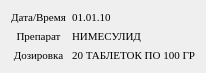
   <widget class="QWidget" name="layoutWidget">
    <property name="geometry">
     <rect>
      <x>91</x>
      <y>1</y>
      <width>194</width>
      <height>56</height>
     </rect>
    </property>
    <layout class="QGridLayout" name="gridLayout_2">
     <item row="0" column="0">
      <widget class="QLabel" name="DateTimeLabel">
       <property name="font">
        <font>
         <family>Times New Roman</family>
         <pointsize>8</pointsize>
        </font>
       </property>
       <property name="text">
        <string>Дата/Время</string>
       </property>
       <property name="alignment">
        <set>Qt::AlignCenter</set>
       </property>
      </widget>
     </item>
     <item row="0" column="1">
      <widget class="QLabel" name="DateTimeLabelValue">
       <property name="font">
        <font>
         <family>Times New Roman</family>
         <pointsize>8</pointsize>
        </font>
       </property>
       <property name="text">
        <string>01.01.10</string>
       </property>
       <property name="alignment">
        <set>Qt::AlignLeading|Qt::AlignLeft|Qt::AlignVCenter</set>
       </property>
      </widget>
     </item>
     <item row="1" column="0">
      <widget class="QLabel" name="LPLabel">
       <property name="font">
        <font>
         <family>Times New Roman</family>
         <pointsize>8</pointsize>
        </font>
       </property>
       <property name="text">
        <string>Препарат</string>
       </property>
       <property name="alignment">
        <set>Qt::AlignCenter</set>
       </property>
      </widget>
     </item>
     <item row="1" column="1">
      <widget class="QLabel" name="LPLabel_2">
       <property name="font">
        <font>
         <family>Times New Roman</family>
         <pointsize>8</pointsize>
        </font>
       </property>
       <property name="text">
        <string>НИМЕСУЛИД</string>
       </property>
       <property name="alignment">
        <set>Qt::AlignLeading|Qt::AlignLeft|Qt::AlignVCenter</set>
       </property>
      </widget>
     </item>
     <item row="2" column="0">
      <widget class="QLabel" name="LPDoseLabel">
       <property name="font">
        <font>
         <family>Times New Roman</family>
         <pointsize>8</pointsize>
        </font>
       </property>
       <property name="text">
        <string>Дозировка</string>
       </property>
       <property name="alignment">
        <set>Qt::AlignCenter</set>
       </property>
      </widget>
     </item>
     <item row="2" column="1">
      <widget class="QLabel" name="LPDoseLabel_2">
       <property name="font">
        <font>
         <family>Times New Roman</family>
         <pointsize>8</pointsize>
        </font>
       </property>
       <property name="text">
        <string>20 ТАБЛЕТОК ПО 100 ГР</string>
       </property>
       <property name="alignment">
        <set>Qt::AlignLeading|Qt::AlignLeft|Qt::AlignVCenter</set>
       </property>
      </widget>
     </item>
    </layout>
   </widget>
